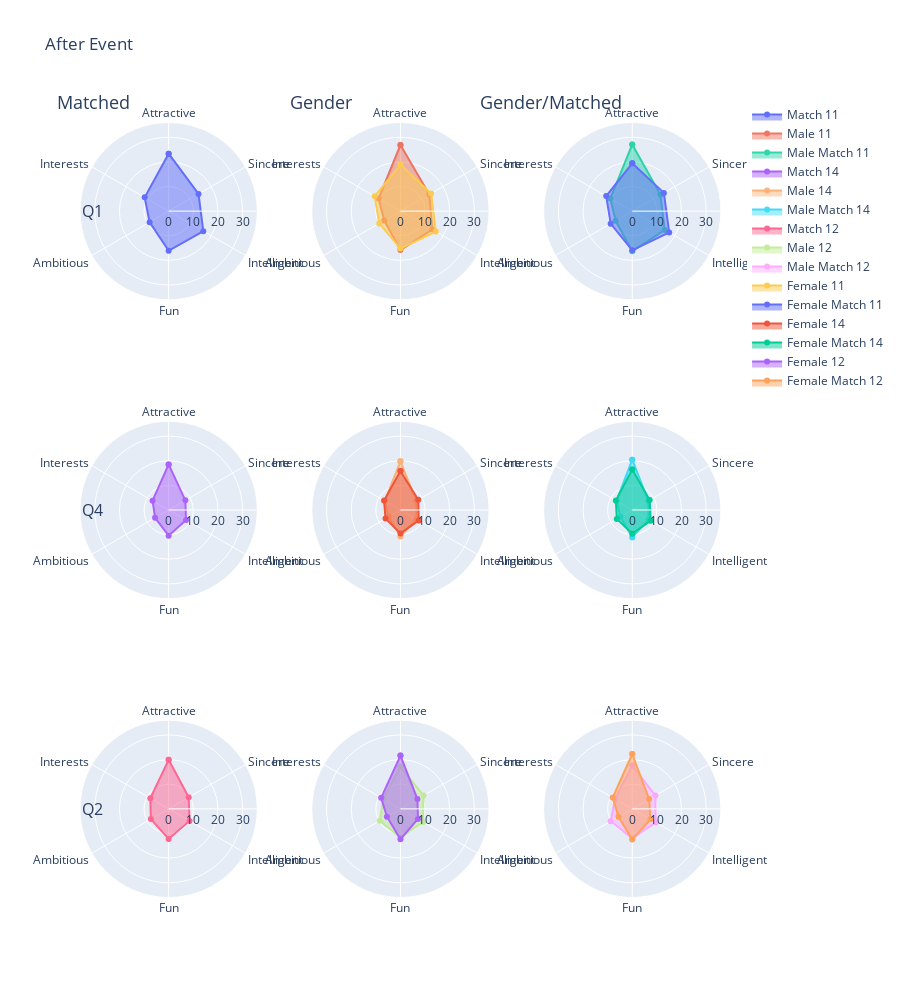

Notebook code cell kept with this figure:
### Code cell
fig = create_polar()

fig.add_traces(
    [
        go.Scatterpolar(r=evalutation_attribut(match, "2", "1_"), theta=attribut, fill="toself", name="Match 11", mode="lines+markers"),
        go.Scatterpolar(r=evalutation_attribut(male, "2", "1_"), theta=attribut, fill="toself", name="Male 11", opacity=0.8, mode="lines+markers"),
        go.Scatterpolar(r=evalutation_attribut(male_match, "2", "1_"), theta=attribut, fill="toself", name="Male Match 11", opacity=0.8, mode="lines+markers"),
        
        go.Scatterpolar(r=evalutation_attribut(match, "2", "4_"), theta=attribut, fill="toself", name="Match 14", mode="lines+markers"),
        go.Scatterpolar(r=evalutation_attribut(male, "2", "4_"), theta=attribut, fill="toself", name="Male 14", opacity=0.8, mode="lines+markers"),
        go.Scatterpolar(r=evalutation_attribut(male_match, "2", "4_"), theta=attribut, fill="toself", name="Male Match 14", opacity=0.8, mode="lines+markers"),
        
        go.Scatterpolar(r=evalutation_attribut(match, "2", "2_"), theta=attribut, fill="toself", name="Match 12", mode="lines+markers"),
        go.Scatterpolar(r=evalutation_attribut(male, "2", "2_"), theta=attribut, fill="toself", name="Male 12", opacity=0.8, mode="lines+markers"),
        go.Scatterpolar(r=evalutation_attribut(male_match, "2", "2_"), theta=attribut, fill="toself", name="Male Match 12", opacity=0.8, mode="lines+markers")
    ],
    rows=[1, 1, 1, 2, 2, 2, 3, 3, 3], cols=[1, 2, 3, 1, 2, 3, 1, 2, 3]
)

fig.add_traces(
    [
        go.Scatterpolar(r=evalutation_attribut(female, "2", "1_"), theta=attribut, fill="toself", name="Female 11", opacity=1, mode="lines+markers"),
        go.Scatterpolar(r=evalutation_attribut(female_match, "2", "1_"), theta=attribut, fill="toself", name="Female Match 11", opacity=1, mode="lines+markers"),
        
        go.Scatterpolar(r=evalutation_attribut(female, "2", "4_"), theta=attribut, fill="toself", name="Female 14", opacity=1, mode="lines+markers"),
        go.Scatterpolar(r=evalutation_attribut(female_match, "2", "4_"), theta=attribut, fill="toself", name="Female Match 14", opacity=1, mode="lines+markers"),
        
        go.Scatterpolar(r=evalutation_attribut(female, "2", "2_"), theta=attribut, fill="toself", name="Female 12", opacity=1, mode="lines+markers"),
        go.Scatterpolar(r=evalutation_attribut(female_match, "2", "2_"), theta=attribut, fill="toself", name="Female Match 12", opacity=1, mode="lines+markers")
    ],
    rows=[1, 1, 2, 2, 3, 3], cols=[2, 3, 2, 3, 2, 3]
)

fig.update_layout(height=1000, showlegend=True, title="After Event")

### Figure 1 — Plotly figure (JSON) as saved in the notebook; plotly's stock layout.template omitted (floating-point values rounded to 4 significant figures)
{"data": [{"fill": "toself", "mode": "lines+markers", "name": "Match 11", "r": [23.35, 14.01, 16.24, 16.08, 8.945, 11.23, 23.35], "subplot": "polar", "theta": ["Attractive", "Sincere", "Intelligent", "Fun", "Ambitious", "Interests", "Attractive"], "type": "scatterpolar"}, {"fill": "toself", "mode": "lines+markers", "name": "Male 11", "opacity": 0.8, "r": [26.86, 13.56, 14.94, 15.82, 7.611, 10.27, 26.86], "subplot": "polar2", "theta": ["Attractive", "Sincere", "Intelligent", "Fun", "Ambitious", "Interests", "Attractive"], "type": "scatterpolar"}, {"fill": "toself", "mode": "lines+markers", "name": "Male Match 11", "opacity": 0.8, "r": [27.1, 13.23, 15.21, 16.27, 7.808, 10.29, 27.1], "subplot": "polar3", "theta": ["Attractive", "Sincere", "Intelligent", "Fun", "Ambitious", "Interests", "Attractive"], "type": "scatterpolar"}, {"fill": "toself", "mode": "lines+markers", "name": "Match 14", "r": [18.5, 7.827, 8.155, 10.42, 6.372, 7.544, 18.5], "subplot": "polar4", "theta": ["Attractive", "Sincere", "Intelligent", "Fun", "Ambitious", "Interests", "Attractive"], "type": "scatterpolar"}, {"fill": "toself", "mode": "lines+markers", "name": "Male 14", "opacity": 0.8, "r": [19.77, 7.451, 7.52, 10.72, 5.556, 7.35, 19.77], "subplot": "polar5", "theta": ["Attractive", "Sincere", "Intelligent", "Fun", "Ambitious", "Interests", "Attractive"], "type": "scatterpolar"}, {"fill": "toself", "mode": "lines+markers", "name": "Male Match 14", "opacity": 0.8, "r": [20.42, 7.506, 7.688, 11.13, 5.537, 7.39, 20.42], "subplot": "polar6", "theta": ["Attractive", "Sincere", "Intelligent", "Fun", "Ambitious", "Interests", "Attractive"], "type": "scatterpolar"}, {"fill": "toself", "mode": "lines+markers", "name": "Match 12", "r": [19.91, 9.4, 9.801, 12.21, 8.344, 8.605, 19.91], "subplot": "polar7", "theta": ["Attractive", "Sincere", "Intelligent", "Fun", "Ambitious", "Interests", "Attractive"], "type": "scatterpolar"}, {"fill": "toself", "mode": "lines+markers", "name": "Male 12", "opacity": 0.8, "r": [17.17, 10.8, 10.6, 11.68, 9.691, 8.044, 17.17], "subplot": "polar8", "theta": ["Attractive", "Sincere", "Intelligent", "Fun", "Ambitious", "Interests", "Attractive"], "type": "scatterpolar"}, {"fill": "toself", "mode": "lines+markers", "name": "Male Match 12", "opacity": 0.8, "r": [17.64, 10.83, 11.05, 11.99, 10.13, 8.056, 17.64], "subplot": "polar9", "theta": ["Attractive", "Sincere", "Intelligent", "Fun", "Ambitious", "Interests", "Attractive"], "type": "scatterpolar"}, {"fill": "toself", "mode": "lines+markers", "name": "Female 11", "opacity": 1, "r": [18.91, 14.4, 16.61, 15.19, 9.943, 12.11, 18.91], "subplot": "polar2", "theta": ["Attractive", "Sincere", "Intelligent", "Fun", "Ambitious", "Interests", "Attractive"], "type": "scatterpolar"}, {"fill": "toself", "mode": "lines+markers", "name": "Female Match 11", "opacity": 1, "r": [19.42, 14.83, 17.32, 15.89, 10.13, 12.22, 19.42], "subplot": "polar3", "theta": ["Attractive", "Sincere", "Intelligent", "Fun", "Ambitious", "Interests", "Attractive"], "type": "scatterpolar"}, {"fill": "toself", "mode": "lines+markers", "name": "Female 14", "opacity": 1, "r": [15.88, 8.354, 8.584, 9.493, 7, 7.693, 15.88], "subplot": "polar5", "theta": ["Attractive", "Sincere", "Intelligent", "Fun", "Ambitious", "Interests", "Attractive"], "type": "scatterpolar"}, {"fill": "toself", "mode": "lines+markers", "name": "Female Match 14", "opacity": 1, "r": [16.5, 8.163, 8.643, 9.67, 7.244, 7.706, 16.5], "subplot": "polar6", "theta": ["Attractive", "Sincere", "Intelligent", "Fun", "Ambitious", "Interests", "Attractive"], "type": "scatterpolar"}, {"fill": "toself", "mode": "lines+markers", "name": "Female 12", "opacity": 1, "r": [21.64, 7.945, 8.207, 12.33, 6.354, 9.044, 21.64], "subplot": "polar8", "theta": ["Attractive", "Sincere", "Intelligent", "Fun", "Ambitious", "Interests", "Attractive"], "type": "scatterpolar"}, {"fill": "toself", "mode": "lines+markers", "name": "Female Match 12", "opacity": 1, "r": [22.27, 7.902, 8.494, 12.43, 6.474, 9.179, 22.27], "subplot": "polar9", "theta": ["Attractive", "Sincere", "Intelligent", "Fun", "Ambitious", "Interests", "Attractive"], "type": "scatterpolar"}], "layout": {"annotations": [{"font": {"size": 18}, "showarrow": false, "text": "Matched", "textangle": 0, "x": 0.02, "xanchor": "center", "xref": "paper", "y": 0.98, "yanchor": "bottom", "yref": "paper"}, {"font": {"size": 18}, "showarrow": false, "text": "Gender", "textangle": 0, "x": 0.37, "xanchor": "center", "xref": "paper", "y": 0.98, "yanchor": "bottom", "yref": "paper"}, {"font": {"size": 18}, "showarrow": false, "text": "Gender/Matched", "textangle": 0, "x": 0.72, "xanchor": "center", "xref": "paper", "y": 0.98, "yanchor": "bottom", "yref": "paper"}, {"font": {"size": 16}, "showarrow": false, "text": "Q1", "textangle": 0, "x": 0, "xanchor": "left", "xref": "paper", "y": 0.8644, "yanchor": "middle", "yref": "paper"}, {"font": {"size": 16}, "showarrow": false, "text": "Q4", "textangle": 0, "x": 0, "xanchor": "left", "xref": "paper", "y": 0.5, "yanchor": "middle", "yref": "paper"}, {"font": {"size": 16}, "showarrow": false, "text": "Q2", "textangle": 0, "x": 0, "xanchor": "left", "xref": "paper", "y": 0.1356, "yanchor": "middle", "yref": "paper"}], "height": 1000, "polar": {"angularaxis": {"direction": "clockwise"}, "domain": {"x": [0, 0.2711], "y": [0.7289, 1]}, "radialaxis": {"angle": 0, "nticks": 4, "range": [0, 36], "tickangle": 0}}, "polar2": {"angularaxis": {"direction": "clockwise"}, "domain": {"x": [0.3544, 0.6256], "y": [0.7289, 1]}, "radialaxis": {"angle": 0, "nticks": 4, "range": [0, 36], "tickangle": 0}}, "polar3": {"angularaxis": {"direction": "clockwise"}, "domain": {"x": [0.7089, 0.98], "y": [0.7289, 1]}, "radialaxis": {"angle": 0, "nticks": 4, "range": [0, 36], "tickangle": 0}}, "polar4": {"angularaxis": {"direction": "clockwise"}, "domain": {"x": [0, 0.2711], "y": [0.3644, 0.6356]}, "radialaxis": {"angle": 0, "nticks": 4, "range": [0, 36], "tickangle": 0}}, "polar5": {"angularaxis": {"direction": "clockwise"}, "domain": {"x": [0.3544, 0.6256], "y": [0.3644, 0.6356]}, "radialaxis": {"angle": 0, "nticks": 4, "range": [0, 36], "tickangle": 0}}, "polar6": {"angularaxis": {"direction": "clockwise"}, "domain": {"x": [0.7089, 0.98], "y": [0.3644, 0.6356]}, "radialaxis": {"angle": 0, "nticks": 4, "range": [0, 36], "tickangle": 0}}, "polar7": {"angularaxis": {"direction": "clockwise"}, "domain": {"x": [0, 0.2711], "y": [0, 0.2711]}, "radialaxis": {"angle": 0, "nticks": 4, "range": [0, 36], "tickangle": 0}}, "polar8": {"angularaxis": {"direction": "clockwise"}, "domain": {"x": [0.3544, 0.6256], "y": [0, 0.2711]}, "radialaxis": {"angle": 0, "nticks": 4, "range": [0, 36], "tickangle": 0}}, "polar9": {"angularaxis": {"direction": "clockwise"}, "domain": {"x": [0.7089, 0.98], "y": [0, 0.2711]}, "radialaxis": {"angle": 0, "nticks": 4, "range": [0, 36], "tickangle": 0}}, "showlegend": true, "title": {"text": "After Event"}}}
